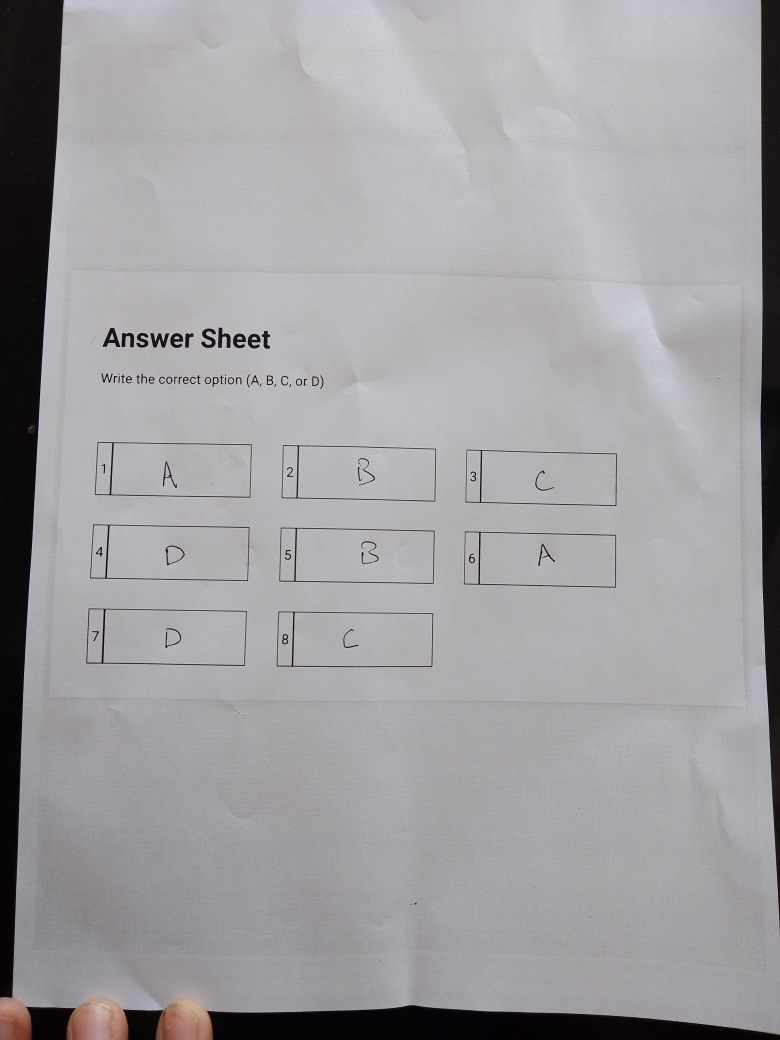
#> input picture IMG_20240522_142511.jpg, 3120 x 4160 px (shown at 1/4 size)
$ python -i examFinder.py   (imports and definitions only)
#> lines starting #> are read from the running program, lines starting #| are printed output that depends on the picture; after the words box and inside, x2 and y2 are one past the last pixel; in counts of white or black regions, pixels touching at a corner belong together
import cv2
import numpy as np

def crop_and_resize_paper(image_path):
    # Load the image
#> called with image_path = 'IMG_20240522_142511.jpg'
    orig = cv2.imread(image_path)
#> orig is the input picture: shape (4160, 3120, 3); mean B, G, R 162.4, 158.9, 161.1

    # Convert image to grayscale
    gray = cv2.cvtColor(orig, cv2.COLOR_BGR2GRAY)

    # Apply Gaussian Blur
    blurred = cv2.GaussianBlur(gray, (3, 3), 0)

    # Dilate to enhance edges
    kernel = cv2.getStructuringElement(cv2.MORPH_RECT, (9, 9))
    dilated = cv2.dilate(blurred, kernel)
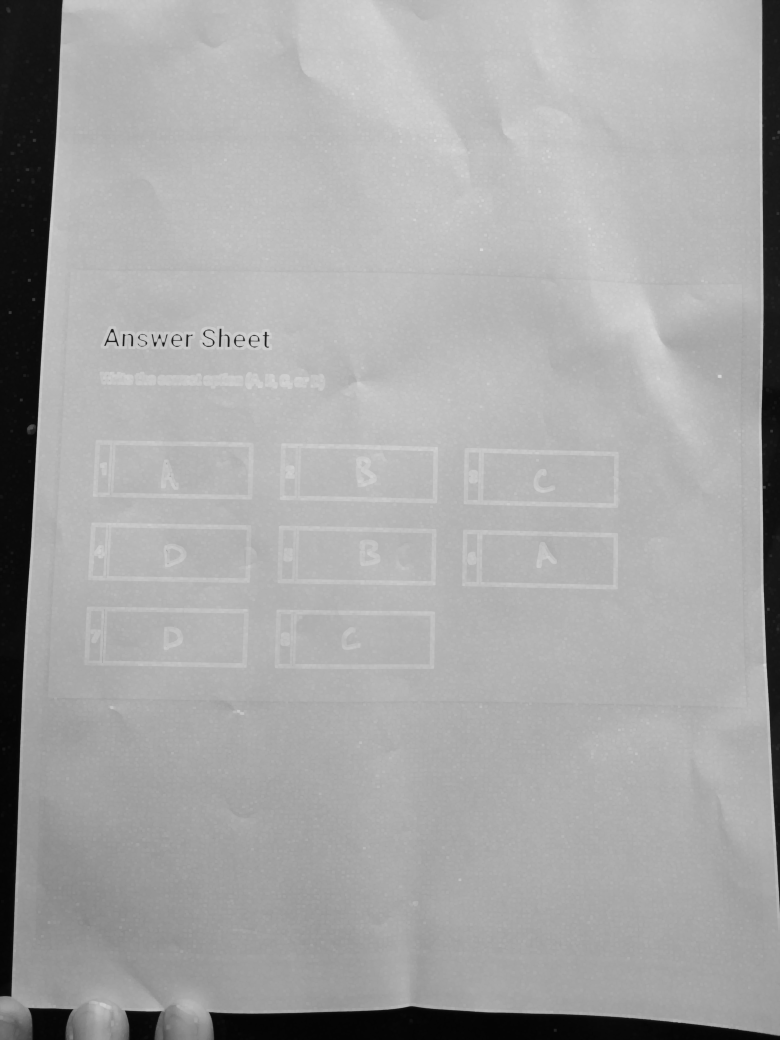
#> dilated: shape (4160, 3120) (shown at 1/4 size); min 3, max 217, mean 165.9

    # Detect edges using Canny
    edges = cv2.Canny(dilated, 0, 84, apertureSize=3)
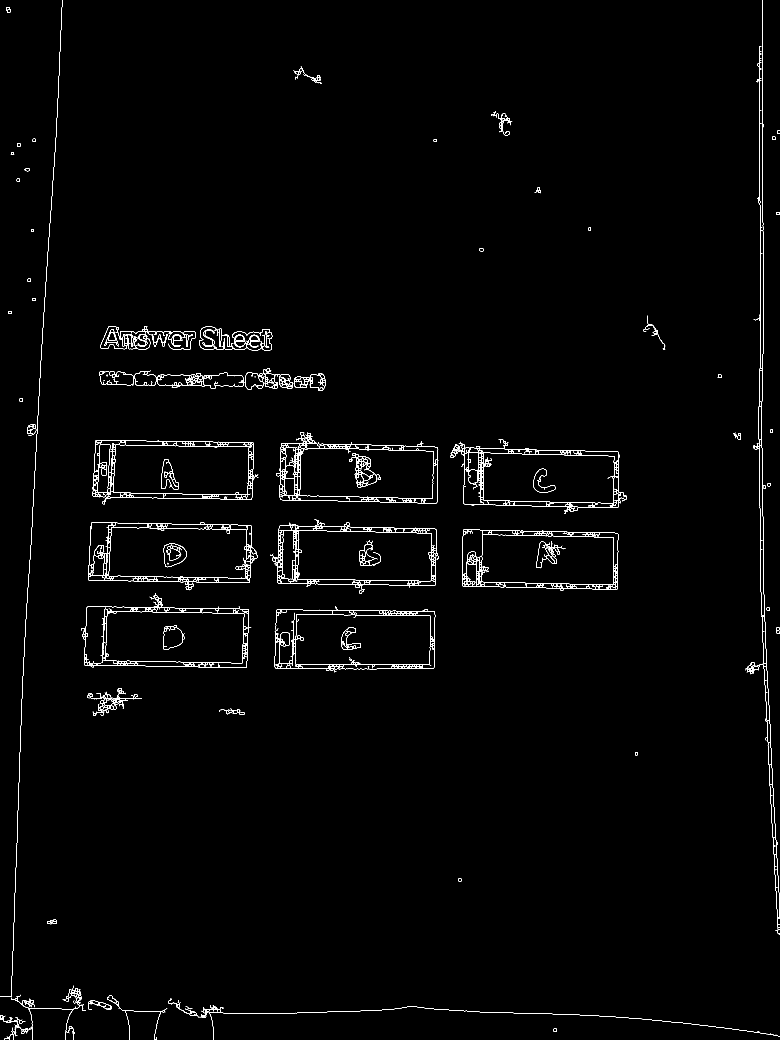
#> edges: shape (4160, 3120) (shown at 1/4 size); 0.72% white in thin lines or dots

    # Find contours
    contours, _ = cv2.findContours(edges.copy(), cv2.RETR_EXTERNAL, cv2.CHAIN_APPROX_SIMPLE)
#> contours = 109 contours, 33 with area under 20; largest, box (x1, y1, x2, y2) and area: (325, 2372, 1005, 2671) 152240, (352, 2089, 1030, 2361) 144814, (1081, 2078, 1755, 2373) 144772, (369, 1760, 1034, 2017) 144387, (1105, 1729, 1754, 2014) 142756
    contours = filter(lambda cont: cv2.arcLength(cont, False) > 100, contours)
    contours = filter(lambda cont: cv2.contourArea(cont) > 10000, contours)

    # Simplify contours down to polygons
    rects = []
    for cont in contours:
        rect = cv2.approxPolyDP(cont, 40, True).reshape(-1, 2)
        rects.append(rect)
#> this loop made 8 passes
#> rect on passes 2, 5, 8: [[1853, 2119], [1851, 2344], [2470, 2355], [2470, 2132]], [[382, 1763], [410, 2015], [1007, 1996], [1013, 1771]], [[978, 1528], [628, 1518]]
#> after the loop, rects = 8 items

    # Find bounding boxes and crop the paper
    for rect in rects:
        x, y, w, h = cv2.boundingRect(rect)
        paper = orig[y:y + h, x:x + w]

        # Resize the paper image
        resized_paper = cv2.resize(paper, (400, 400))

        return resized_paper
#> this loop made 1 pass
#> (x, y, w, h) on pass 1: (338, 2372, 656, 298)
#> pass 1, in crop_and_resize_paper, `paper = orig[y:y + h, x:x + w]`:
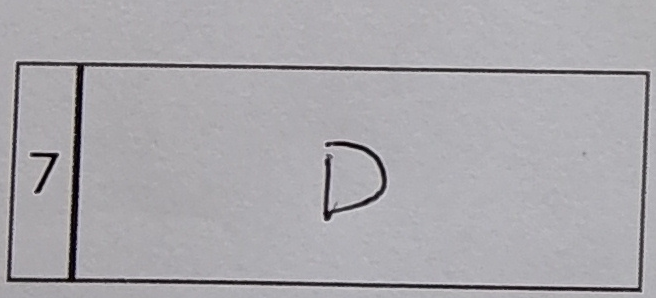
#> paper: shape (298, 656, 3); mean B, G, R 172.5, 168, 169.9
#> pass 1, in crop_and_resize_paper, `resized_paper = cv2.resize(paper, (400, 400))`:
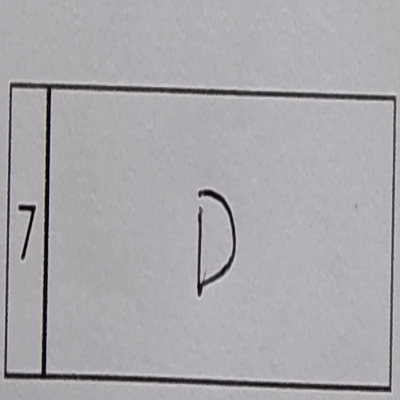
#> resized_paper: shape (400, 400, 3); mean B, G, R 172.3, 167.9, 169.7

>>> result = crop_and_resize_paper('IMG_20240522_142511.jpg')
